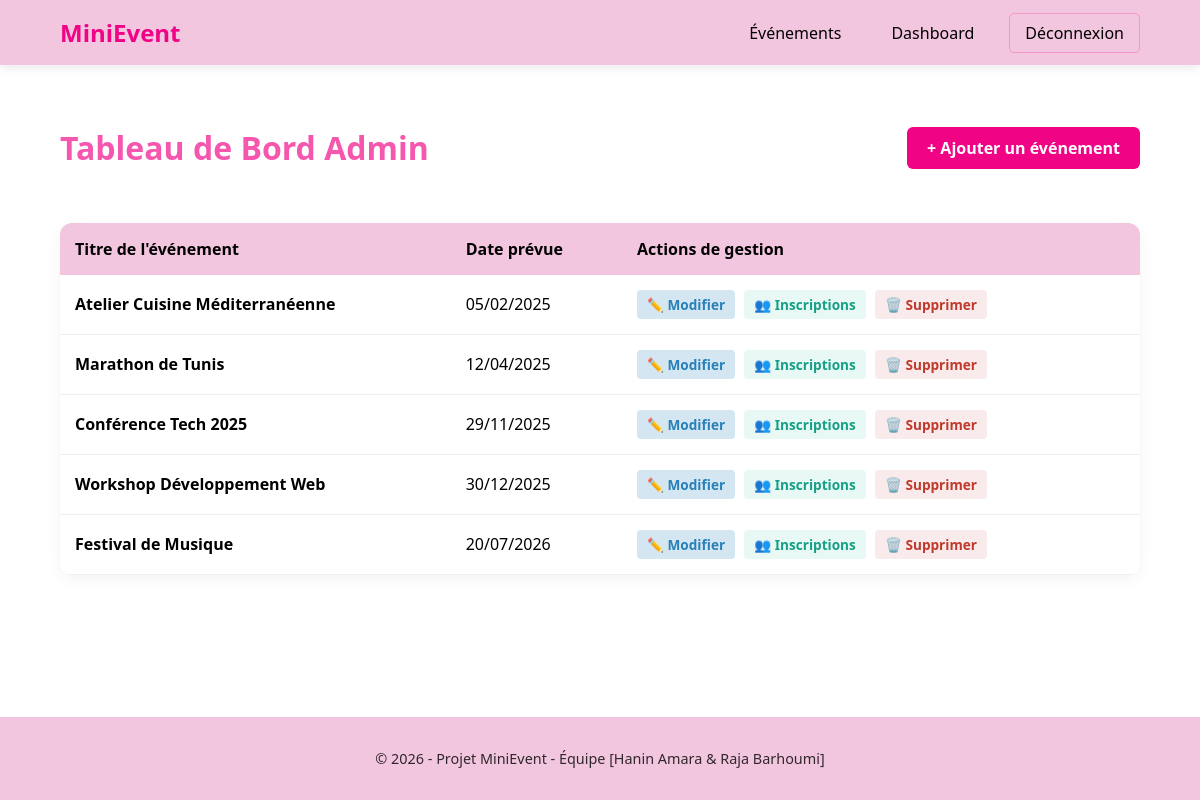
The app's page /index.php?action=admin_dashboard (signed in) with its own data.
### tables this page shows
CREATE TABLE `events` (
  `id` int(11) NOT NULL,
  `title` varchar(150) NOT NULL,
  `description` text DEFAULT NULL,
  `date` datetime NOT NULL,
  `location` varchar(100) DEFAULT NULL,
  `seats` int(11) DEFAULT 0,
  `image` varchar(255) DEFAULT NULL
);

### app/controllers/AdminController.php (called while the page is built, shortened)
<?php
class AdminController
{
    private $eventModel;
    public function __construct($db)
    {
        $this->eventModel = new Event($db);
    }
    public function dashboard()
    {
        $stmt = $this->eventModel->readAll();
        $events = $stmt->fetchAll(PDO::FETCH_ASSOC);
        include_once '../app/views/admin/dashboard.php';
    }
}

### public/index.php (called while the page is built, shortened)
<?php
require_once '../app/models/Event.php';
require_once '../app/controllers/AdminController.php';
$database = new Database();
$db = $database->getConnection();
$action = $_GET['action'] ?? 'list';
route($action, $db);

### app/models/Event.php (called while the page is built, shortened)
<?php
class Event {
    private $conn;
    private $table_name = "events";
    public function __construct($db) {
        $this->conn = $db;
    }
    public function readAll() {
        $query = "SELECT * FROM " . $this->table_name . " ORDER BY date ASC";
        $stmt = $this->conn->prepare($query);
        $stmt->execute();
        return $stmt;
    }
}
?>

### app/views/admin/dashboard.php (the view, shortened to what this page needs)
<?php include_once '../app/views/partials/header.php'; ?>
<div class="admin-header">
    <h1>Tableau de Bord Admin</h1>
    <a href="index.php?action=add_event" class="btn-add">+ Ajouter un événement</a>
</div>
<table class="admin-table">
    <thead>
        <tr>
            <th>Titre de l'événement</th>
            <th>Date prévue</th>
            <th>Actions de gestion</th>
        </tr>
    </thead>
    <tbody>
        <?php if (!empty($events) && is_array($events)): ?>
            <?php foreach ($events as $event): ?>
                <tr>
                    <td><strong><?php echo htmlspecialchars($event['title']); ?></strong></td>
                    <td><?php echo date('d/m/Y', strtotime($event['date'])); ?></td>
                    <td class="action-links">
                        <a href="index.php?action=edit_event&id=<?php echo $event['id']; ?>" class="link-edit">✏️ Modifier</a>
                        <a href="index.php?action=view_reservations&id=<?php echo $event['id']; ?>" class="link-view">👥 Inscriptions</a>
                        <a href="index.php?action=delete_event&id=<?php echo $event['id']; ?>"
                            class="link-delete"
                            onclick="return confirmDelete('<?php echo addslashes($event['title']); ?>')">
                            🗑️ Supprimer
                        </a>
                    </td>
                </tr>
            <?php endforeach; ?>
        <?php endif; ?>
    </tbody>
</table>
<?php include_once '../app/views/partials/footer.php'; ?>

### public/style.css (style rules this page uses)
:root { --primary-color: #F2C6DE; --accent-color: #f398ca; --text-light: black; --text-dark: black; --bg-light: #ffffff; --transition: all 0.3s ease; }
body { font-family: 'Segoe UI', Tahoma, Geneva, Verdana, sans-serif; margin: 0; display: flex; flex-direction: column; min-height: 100vh; background-color: var(--bg-light); color: var(--text-dark); }
.admin-header { display: flex; justify-content: space-between; align-items: center; margin-bottom: 2rem; color: #f557ae; }
.btn-add { background-color: #f00385; color: white; padding: 10px 20px; text-decoration: none; border-radius: 6px; font-weight: bold; transition: var(--transition); }
.admin-table { width: 100%; border-collapse: collapse; background: white; border-radius: 12px; overflow: hidden; box-shadow: 0 4px 15px rgba(0,0,0,0.05); }
.admin-table th { background-color: var(--primary-color); color: rgb(0, 0, 0); text-align: left; padding: 15px; font-weight: 600; }
.admin-table td { padding: 15px; border-bottom: 1px solid #eee; }
.action-links a { text-decoration: none; padding: 5px 10px; border-radius: 4px; font-size: 0.85rem; font-weight: 600; margin-right: 5px; display: inline-block; }
.link-edit { background: #d4e6f1; color: #2980b9; }
.link-delete { background: #f9ebeb; color: #c0392b; }
.link-view { background: #e8f8f5; color: #16a085; }

### records on screen
events: title "Atelier Cuisine Méditerranéenne", date "05/02/2025"
events: title "Marathon de Tunis", date "12/04/2025"
events: title "Conférence Tech 2025", date "29/11/2025"
events: title "Workshop Développement Web", date "30/12/2025"
events: title "Festival de Musique", date "20/07/2026"
